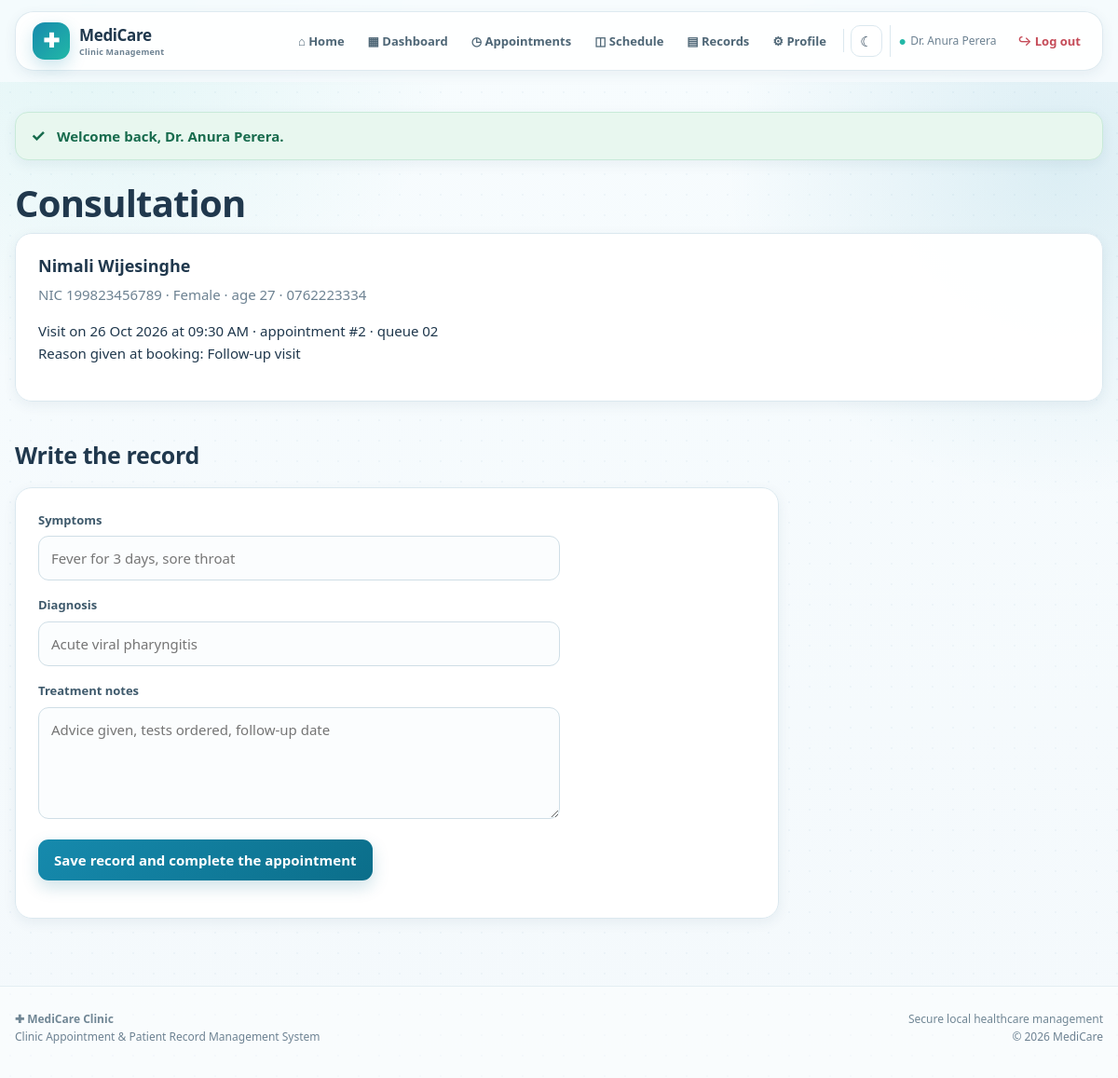
/index.php?page=doctor/consultation&id=2 (signed in), run on the app's committed database.
### tables this page shows
CREATE TABLE appointment (
    Appointment_ID   INT AUTO_INCREMENT PRIMARY KEY,
    Patient_ID       INT NOT NULL,
    Doctor_ID        INT NOT NULL,
    Schedule_ID      INT,
    Receptionist_ID  INT,
    Appointment_Date DATE NOT NULL,
    Time_Slot        TIME NOT NULL,
    Queue_No         INT,
    Status           ENUM('Pending','Confirmed','Completed','Cancelled','No-Show')
                     NOT NULL DEFAULT 'Pending',
    Reason           VARCHAR(255),
    Created_At       TIMESTAMP DEFAULT CURRENT_TIMESTAMP,

     
     
     
    Slot_Key TIME GENERATED ALWAYS AS (IF(Status = 'Cancelled', NULL, Time_Slot)) STORED,

    CONSTRAINT fk_appt_patient  FOREIGN KEY (Patient_ID)  REFERENCES patient(Patient_ID),
    CONSTRAINT fk_appt_doctor   FOREIGN KEY (Doctor_ID)   REFERENCES doctor(Doctor_ID),
    CONSTRAINT fk_appt_schedule FOREIGN KEY (Schedule_ID) REFERENCES doctor_schedule(Schedule_ID),
    CONSTRAINT fk_appt_recep    FOREIGN KEY (Receptionist_ID) REFERENCES receptionist(Receptionist_ID),
     
    CONSTRAINT uq_doctor_slot UNIQUE (Doctor_ID, Appointment_Date, Slot_Key)
);

CREATE TABLE patient (
    Patient_ID      INT AUTO_INCREMENT PRIMARY KEY,
    NIC             VARCHAR(20) UNIQUE,
    First_Name      VARCHAR(50) NOT NULL,
    Last_Name       VARCHAR(50) NOT NULL,
    DOB             DATE,
    Gender          ENUM('Male','Female','Other'),
    Phone           VARCHAR(20),
    Email           VARCHAR(100),
    Address         VARCHAR(200),
    Registered_Date DATE DEFAULT (CURRENT_DATE),
    User_ID         INT,
    CONSTRAINT fk_patient_user FOREIGN KEY (User_ID) REFERENCES user_account(User_ID)
);

### config/helpers.php (called while the page is built, shortened)
<?php
function e($value)
{
    return htmlspecialchars((string)$value, ENT_QUOTES, 'UTF-8');
}
function url($page = 'home')
{
    return 'index.php?page=' . $page;
}
function view($name, $data = [])
{
    extract($data);
    require __DIR__ . '/../views/layout/header.php';
    require __DIR__ . '/../views/' . $name . '.php';
    require __DIR__ . '/../views/layout/footer.php';
}
function time_label($time)
{
    return date('h:i A', strtotime($time));
}
function date_label($date)
{
    return date('d M Y', strtotime($date));
}
function queue_label($no)
{
    return $no ? str_pad($no, 2, '0', STR_PAD_LEFT) : '-';
}

### controllers/DoctorController.php (called while the page is built, shortened)
<?php
class DoctorController
{
    private $pdo;
    public function __construct($pdo)
    {
        $this->pdo = $pdo;
    }
    public function consultation()
    {
        $appointment = new Appointment($this->pdo);
        $record      = new MedicalRecord($this->pdo);
        $appointmentId = $_GET['id'] ?? ($_POST['appointment_id'] ?? '');
        $row = $appointmentId !== '' ? $appointment->find($appointmentId) : null;
        view('doctor/consultation', [
            'appointment' => $row,
            'existing'    => $record->findByAppointment($appointmentId),
            'title'       => 'Consultation'
        ]);
    }
}

### index.php (called while the page is built, shortened)
<?php
require_once __DIR__ . '/config/database.php';
require_once __DIR__ . '/config/helpers.php';
require_once __DIR__ . '/models/Appointment.php';
require_once __DIR__ . '/controllers/DoctorController.php';
$page = $_GET['page'] ?? 'home';
list($controllerName, $method) = $routes[$page];
$controller = new $controllerName($pdo);
$controller->$method();

### models/Appointment.php (called while the page is built, shortened)
<?php
class Appointment
{
    private $pdo;
    public function __construct($pdo) { $this->pdo = $pdo; }
    public function find($id)
    {
        $stmt = $this->pdo->prepare(
            "SELECT a.*,
                    CONCAT(p.First_Name,' ',p.Last_Name) AS Patient_Name,
                    p.NIC, p.DOB, p.Gender, p.Phone,
                    CONCAT('Dr. ',d.First_Name,' ',d.Last_Name) AS Doctor_Name,
                    s.Special_Name
             FROM appointment a
             JOIN patient p ON a.Patient_ID = p.Patient_ID
             JOIN doctor  d ON a.Doctor_ID  = d.Doctor_ID
             LEFT JOIN specialization s ON d.Special_ID = s.Special_ID
             WHERE a.Appointment_ID = ?"
        );
        $stmt->execute([$id]);
        return $stmt->fetch();
    }
}

### views/doctor/consultation.php (the view, shortened to what this page needs)
<h1>Consultation</h1>
<div class="card">
    <h3><?= e($appointment['Patient_Name']) ?></h3>
    <p class="muted">
        NIC <?= e($appointment['NIC']) ?> &middot; <?= e($appointment['Gender']) ?>
        <?php if ($appointment['DOB']): ?>
            &middot; age <?= (int)((time() - strtotime($appointment['DOB'])) / 31556952) ?>
        <?php endif; ?>
        &middot; <?= e($appointment['Phone']) ?>
    </p>
    <p>
        Visit on <?= date_label($appointment['Appointment_Date']) ?>
        at <?= time_label($appointment['Time_Slot']) ?>
        &middot; appointment #<?= (int)$appointment['Appointment_ID'] ?>
        &middot; queue <?= queue_label($appointment['Queue_No']) ?>
        <?php if ($appointment['Reason']): ?>
            <br>Reason given at booking: <?= e($appointment['Reason']) ?>
        <?php endif; ?>
    </p>
</div>
<?php if ($existing): ?>
    <div class="card">
        <h3>This visit already has a record</h3>
        <p class="muted">Record #<?= (int)$existing['Record_ID'] ?> &mdash;
            <?= e($existing['Diagnosis']) ?></p>
        <a class="btn" href="<?= url('doctor/prescription') ?>&id=<?= (int)$existing['Record_ID'] ?>">
            Open prescription</a>
        <a class="btn btn-light" href="<?= url('doctor/dashboard') ?>">Back to queue</a>
    </div>
<?php else: ?>
    <h2>Write the record</h2>
    <form class="card" method="POST" action="<?= url('doctor/consultation') ?>">
        <label for="symptoms">Symptoms</label>
        <input type="text" name="symptoms" id="symptoms" maxlength="255"
               placeholder="Fever for 3 days, sore throat" style="max-width:560px">
        <label for="diagnosis">Diagnosis</label>
        <input type="text" name="diagnosis" id="diagnosis" maxlength="255"
               placeholder="Acute viral pharyngitis" required style="max-width:560px">
        <label for="treatment">Treatment notes</label>
        <textarea name="treatment" id="treatment" rows="4" style="max-width:560px"
                  placeholder="Advice given, tests ordered, follow-up date"></textarea>
        <button type="submit" class="btn">Save record and complete the appointment</button>
    </form>
<?php endif; ?>

### assets/css/style.css (style rules this page uses)
:root { --primary: #168aad; --primary-dark: #0b6e8a; --primary-deep: #075985; --primary-soft: #e8f7fb; --accent: #22b8a7; --page: #f4f9fc; --surface: #ffffff; --surface-soft: #f8fcfe; --text: #20384d; --muted: #6d8292; --line: #dbe8ef; --success: #16845b; --success-soft: #e8f7ef; --warning: #b7791f; --warning-soft: #fff5df; --danger: #c54b58; --danger-soft: #fff0f2; --shadow-sm: 0 4px 14px rgba(25, 73, 97, .07); --shadow: 0 12px 32px rgba(25, 73, 97, .10); --shadow-lg: 0 22px 55px rgba(25, 73, 97, .14); --radius: 18px; --radius-sm: 12px; --radius-lg: 28px; }
* { box-sizing: border-box; }
html { scroll-behavior: smooth; }
body { margin: 0; min-height: 100vh; background: radial-gradient(circle at 8% 0%, rgba(34,184,167,.10), transparent 25%), radial-gradient(circle at 95% 15%, rgba(22,138,173,.12), transparent 24%), linear-gradient(180deg, #f7fcfe 0%, var(--page) 100%); color: var(--text); font-family: "Segoe UI", system-ui, -apple-system, BlinkMacSystemFont, Arial, sans-serif; font-size: 15px; line-height: 1.6; }
body::before { content: ""; position: fixed; inset: 0; pointer-events: none; background-image: radial-gradient(rgba(7, 89, 133, .035) 1px, transparent 1px); background-size: 22px 22px; z-index: -1; }
button, input, select, textarea { font: inherit; }
button { cursor: pointer; }
h1, h2, h3 { color: var(--text); line-height: 1.2; }
h1 { margin: 0 0 8px; font-size: clamp(28px, 4vw, 40px); font-weight: 800; letter-spacing: -.8px; }
h2 { margin: 42px 0 20px; font-size: 25px; font-weight: 800; letter-spacing: -.4px; }
h3 { margin: 0 0 7px; font-size: 18px; font-weight: 750; }
p { margin-top: 0; }
.muted { color: var(--muted); }
.card { display: block; padding: 24px; background: rgba(255,255,255,.96); border: 1px solid var(--line); border-radius: var(--radius); box-shadow: var(--shadow-sm); transition: transform .22s ease, box-shadow .22s ease, border-color .22s ease; }
.btn { display: inline-flex; align-items: center; justify-content: center; gap: 7px; min-height: 42px; padding: 10px 17px; border: 0; border-radius: 11px; background: linear-gradient(135deg, var(--primary), var(--primary-dark)); color: white !important; text-decoration: none !important; font-weight: 750; box-shadow: 0 7px 18px rgba(11,110,138,.20); transition: transform .18s ease, box-shadow .18s ease, filter .18s ease; }
form.card { max-width: 820px; }
label { display: block; margin: 0 0 7px; color: #3f5a6c; font-size: 13px; font-weight: 750; }
input, select, textarea { width: 100%; padding: 11px 13px; border: 1px solid #cfdee6; border-radius: 11px; background: #fbfdfe; color: var(--text); outline: none; transition: border-color .18s ease, box-shadow .18s ease, background .18s ease; }
textarea { resize: vertical; min-height: 96px; }
form > input, form > select, form > textarea, form > .form-row, form > .slots, form > .inline-form, form > button, form > a { margin-bottom: 16px; }

### data on the page
appointment: Patient_ID.NIC "199823456789", Patient_ID.Gender "Female", Patient_ID.Phone "0762223334", Appointment_Date "26 Oct 2026", Time_Slot "09:30 AM", Appointment_ID "2", Queue_No "02", Reason "Follow-up visit"

### other printed values
user_name() "Dr. Anura Perera"
$flash['text'] "Welcome back, Dr. Anura Perera."
$appointment['Patient_Name'] "Nimali Wijesinghe"
